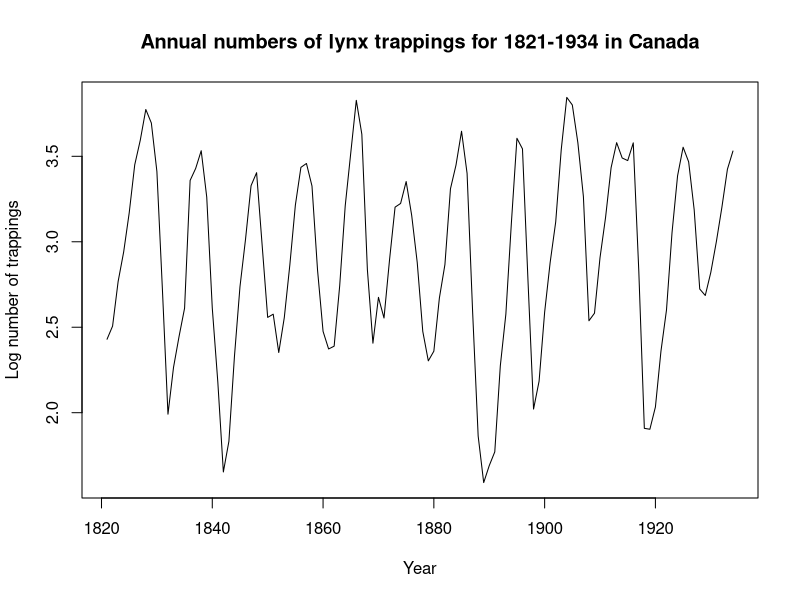
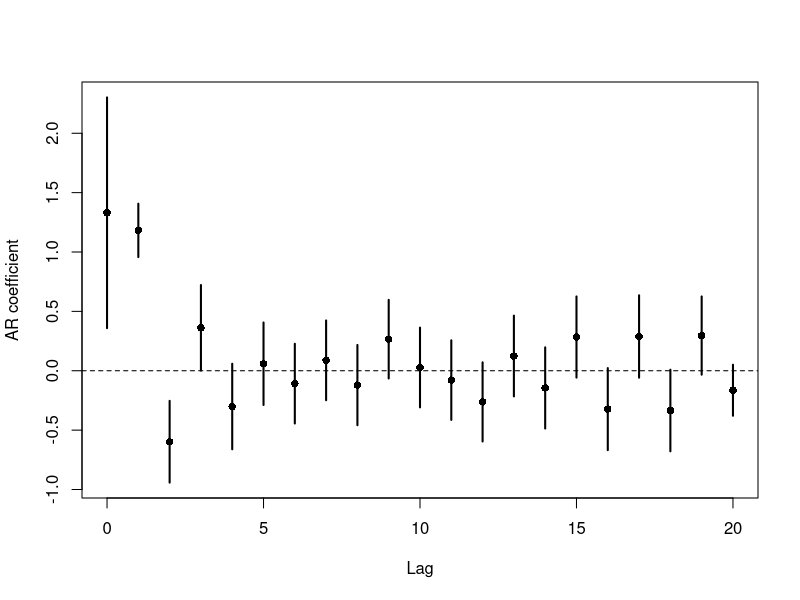

R code for these plots, in order: (Note: this script raises an error after producing the figures.)
################################################################################
#
#  Bayesian linear regression
#  with Normal or Normal-Gamma prior for coefficients
#
################################################################################
#
# Analysing the Canadian Lynx data
# Moran (1953) fit an AR(2) model:
# y(t) = 1.05 + 1.41*y(t-1) - 0.77*y(t-2) + e(t)
#
# Moran (1953) The Statistical Analysis of the Canadian Lynx Cycle.
# Australian Journal of Zoology, 1, pp 163-173.
#
################################################################################
rm(list=ls())
den.ng = function(phi, lambda, gamma){
  abs(phi)^(gamma-0.5)*besselK(abs(phi)/lambda,gamma-1/2)/(sqrt(pi)*2^(gamma-0.5)*lambda^(gamma+0.5))
}

logden = function(psi, gamma, lambda, phi){
  (gamma-1.5)*log(psi)-0.5*(psi/lambda^2+phi^2/psi)
}

data(lynx)
y = log10(lynx)
n = length(y)  
year = 1821:1934

par(mfrow=c(1,1))
plot(year,y,xlab="Year",ylab="Log number of trappings",main="",type="l")
title("Annual numbers of lynx trappings for 1821-1934 in Canada")

 
# Fitting an Gaussian AR(p) model
# -------------------------------
p  = 20
yy = y[(p+1):n]
X  = cbind(1,y[p:(n-1)])
for (k in 2:p)
  X = cbind(X,y[(p-k+1):(n-k)])

# ML estimation
ols = lm(yy~X-1)
summary(ols)
phi.ols = ols$coef
sig.ols = summary(ols)$sigma
se.ols = sqrt(diag(solve(t(X)%*%X)))*sig.ols
qphi.ols = cbind(phi.ols+qnorm(0.025)*se.ols, phi.ols, phi.ols+qnorm(0.975)*se.ols)

par(mfrow=c(1,1))
plot(0:p,qphi.ols[,2],ylim=range(qphi.ols),pch=16,xlab="Lag",ylab="AR coefficient")
for (i in 1:(p+1))
  segments(i-1,qphi.ols[i,1],i-1,qphi.ols[i,3],lwd=2)
abline(h=0,lty=2)  

# Bayesian inference: hyperparameters of both priors
# --------------------------------------------------

# sigma
c0 = 2.5
d0 = 2.5
par1  = c0+(n-p)/2

# phi (normal-gamma prior)
lambda = 0.4
gamma  = 0.8

# phi (normal prior)
b0 = rep(0,p+1)
V0 = 2*gamma*lambda^2
iV0   = diag(1/V0,p+1)
b0iV0 = b0/V0

# Sufficient statistics 
XtX   = t(X)%*%X
Xty   = t(X)%*%yy

x11()
par(mfrow=c(1,1))
phi = seq(-3,3,length=1000)
plot(phi,den.ng(phi,lambda,gamma),type="l",lwd=2,xlab="",ylab="Density",main=expression(phi[j]))
lines(phi,dnorm(phi,b0,sqrt(V0)),col=2,lwd=2)
legend("topright",legend=c("Normal prior","Normal-Gamma prior"),col=2:1,lty=1,lwd=2)
points(ols$coef,rep(0,p+1),col=3,pch=16)


# MCMC set-up
M0    =  1000
M     = 10000
niter = M0+M

# Bayesian inference: normal prior
# --------------------------------
draws.n = matrix(0,niter,p+2)
phi     = rep(0,p+1)
for (i in 1:(niter)){
  # full conditional of sigma2
  par2 = d0+sum((yy-X%*%phi)^2)/2
  sig2 = 1/rgamma(1,par1,par2)
  
  # full conditional of phi
  V   = solve(XtX/sig2+iV0)
  m   = V%*%(Xty/sig2+b0iV0)
  phi = m + t(chol(V))%*%rnorm(p+1)
  
  # storing draws
  draws.n[i,] = c(phi,sig2)
}
draws.n = draws.n[(M0+1):niter,]
qphi.n = t(apply(draws.n[,1:(p+1)], 2, quantile, c(0.05,0.5,0.95)))

# Bayesian inference: normal-gamma prior
# --------------------------------------
sd.psi   = 0.01 
draws.ng = matrix(0,niter,p+2)
phi      = phi.ols
psi      = rep(1,p+1)
for (i in 1:(niter)){
  # full conditional of sigma2
  par2 = d0+sum((yy-X%*%phi)^2)/2
  sig2 = 1/rgamma(1,par1,par2)
  
  # full conditional of phi
  V   = solve(XtX/sig2+diag(1/psi))
  m   = V%*%(Xty/sig2)
  phi = m + t(chol(V))%*%rnorm(p+1)
  
  # full conditional of psi
  for (j in 1:(p+1)){
    psi1 = rlnorm(1,psi[j],sd.psi)
    if (psi1>0){
      nume = logden(psi1,gamma,lambda,phi[j])-dlnorm(psi1,psi[j],sd.psi,log=TRUE)
      deno = logden(psi[j],gamma,lambda,phi[j])-dlnorm(psi[j],psi1,sd.psi,log=TRUE)
      log.alpha = min(0,nume-deno)
      if (log(runif(1))<log.alpha){
        psi[j] = psi1
      }
    } 
  }
  
  # storing draws
  draws.ng[i,] = c(phi,sig2)
}
draws.ng = draws.ng[(M0+1):niter,]
qphi.ng = t(apply(draws.ng[,1:(p+1)],2,quantile,c(0.025,0.5,0.975)))

par(mfrow=c(1,1))
limx = range(draws.n[,p+2],draws.ng[,p+2])
plot(density(draws.n[,p+2]),xlim=limx,main=expression(sigma),xlab="")
lines(density(draws.ng[,p+2]),col=2)
points(sig.ols,0,pch=16,col=3)

par(mfrow = c(1, 1))
plot(
  0:p,
  qphi.n[, 2],
  ylim = range(qphi.n, qphi.ng, qphi.ols),
  pch = 16,
  xlab = "Lag",
  ylab = "AR coefficient"
)
for (i in 1:(p + 1)) {
  segments(i - 1, qphi.n[i, 1], i - 1, qphi.n[i, 3], lwd = 2)
  segments(i - 1 + 0.25,
           qphi.ng[i, 1],
           i - 1 + 0.25,
           qphi.ng[i, 3],
           lwd = 2,
           col = 2)
  segments(i - 1 + 0.125,
           qphi.ols[i, 1],
           i - 1 + 0.125,
           qphi.ols[i, 3],
           lwd = 2,
           col = 3)
  points(i - 1 + 0.25, qphi.ng[i, 2], pch = 16, col = 2)
  points(i - 1 + 0.125, phi.ols[i], pch = 16, col = 3)
}
abline(h = 0, lty = 2)
legend(
  "topright",
  legend = c("Normal prior", "Normal-Gamma prior", "OLS"),
  col = 1:3,
  lty = 1,
  lwd = 2
)